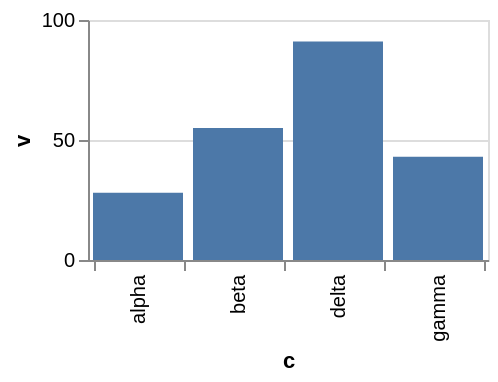

Write a Vega-Lite specification for this figure.
### Vega-Lite specification from a JSON file in a GitHub repository (floating-point values rounded to 4 significant figures)
{"$schema": "https://vega.github.io/schema/vega-lite/v6.json", "width": 200, "height": 120, "data": {"values": [{"c": "alpha", "v": 28, "w": 3, "t": "2024-01-07"}, {"c": "beta", "v": 55, "w": 7, "t": "2024-03-19"}, {"c": "gamma", "v": 43, "w": 5, "t": "2024-06-02"}, {"c": "delta", "v": 91, "w": 9, "t": "2024-09-11"}]}, "mark": "bar", "encoding": {"x": {"field": "c", "type": "nominal"}, "y": {"field": "v", "type": "quantitative"}}, "config": {"axisBand": {"tickBand": "extent"}}}
